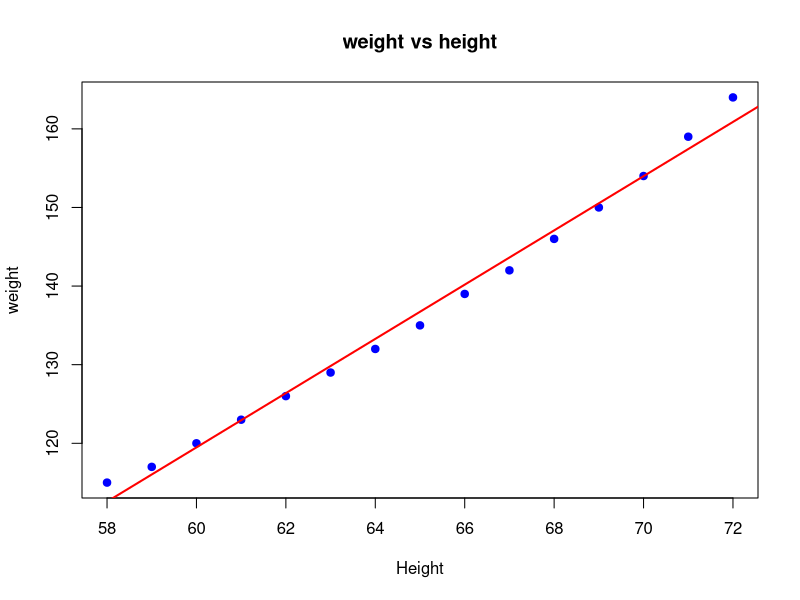

This figure's R source:
#Linear regresion
#it is useful for examining or modelling the relationship between 2 numeric variabbles
#loading the data
data("women")
head(women)

#exploring the data
str(women)
summary(women)

#fitting the linear regression model 
model<-lm(weight~height,data=women)
summary(model)

#to visualize the model
plot(women$height,women$weight,main="weight vs height",
     xlab="Height",ylab="weight",pch=19,col="blue")
abline(model,col="red",lwd=2)

#predicting the future values
new_data<-data.frame(height=c(65,70,75))
predictions<-predict(model,newdata=new_data)
print(predictions)

